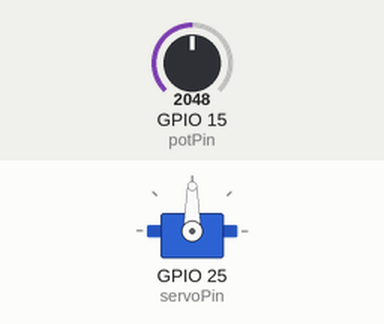
The sketch below on a simulated ESP32. Shown: servo. The test bench sets the inputs (shaded band); at power-on: GPIO 15 (potPin) = 2048.

Above: at 1.2 s.
1.3 s: GPIO 15 (potPin) set to 2866
At 2.2 s:
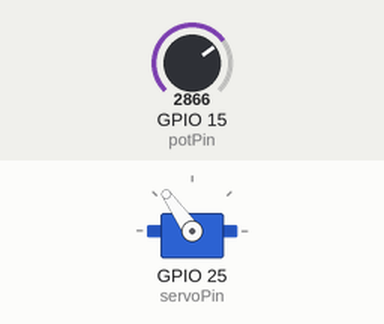
2.9 s: GPIO 15 (potPin) set to 3603
At 3.4 s:
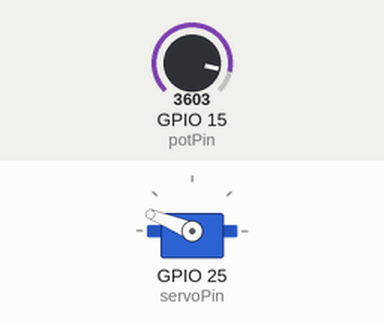
4.5 s: GPIO 15 (potPin) set to 4095
At 5.8 s:
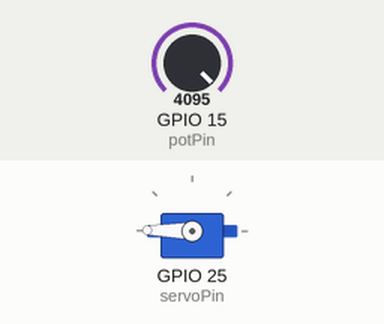
6.1 s: GPIO 15 (potPin) set to 1228
At 7.2 s:
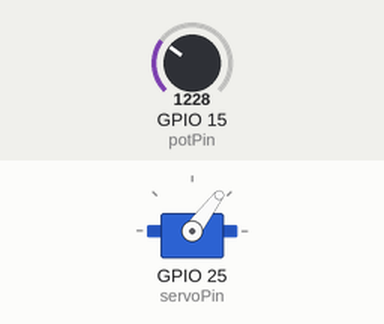
7.7 s: GPIO 15 (potPin) set to 491
At 8.4 s:
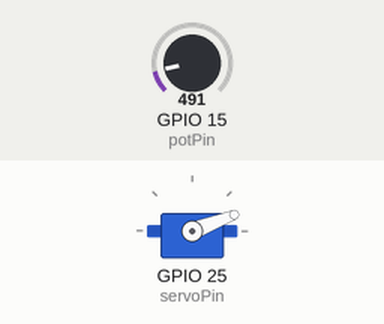
Timing chart, 0 to 10.3 s (numbered marks = the images above; inputs shaded):
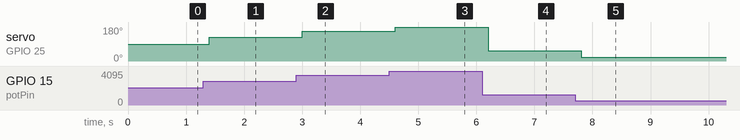

Measured:
- after the input at 1.3 s, servo on GPIO 25 (servoPin): 90° → 125° after 0.10 s
- after the input at 2.9 s, servo on GPIO 25 (servoPin): 125° → 158° after 0.10 s
- after the input at 4.5 s, servo on GPIO 25 (servoPin): 158° → 179° after 0.10 s
- after the input at 6.1 s, servo on GPIO 25 (servoPin): 179° → 53° after 0.10 s
- after the input at 7.7 s, servo on GPIO 25 (servoPin): 53° → 21° after 0.11 s

The sketch:

sketch_dec4j.ino
```cpp
#include <ESP32Servo.h>

Servo myservo;  // Cria um objeto servo para controlar um servo motor

// Pinos GPIO possíveis para PWM no ESP32: 0 (usado pelo botão onboard), 2, 4, 5 (usado pelo LED onboard), 12-19, 21-23, 25-27, 32-33
int servoPin = 25;  // Pino GPIO usado para conectar o controle do servo (saída digital)
// Pinos ADC possíveis no ESP32: 0, 2, 4, 12-15, 32-39; 34-39 são recomendados para entrada analógica
int potPin = 15;    // Pino GPIO usado para conectar o potenciômetro (entrada analógica)
int ADC_Max = 4096; // Este é o valor máximo ADC padrão no ESP32 (largura de 12 bits);
                    // Esta largura pode ser configurada (em código de baixo nível) de 9-12 bits, para um
                    // um intervalo de valores máximos de 512-4096

int val;  // Variável para armazenar o valor lido do pino analógico

void setup() {
  // Permitir alocação de todos os timers
  ESP32PWM::allocateTimer(0);
  ESP32PWM::allocateTimer(1);
  ESP32PWM::allocateTimer(2);
  ESP32PWM::allocateTimer(3);

  myservo.setPeriodHertz(50); // Servo padrão de 50Hz
  myservo.attach(servoPin, 500, 2400); // Conecta o servo no pino 18 ao objeto servo
                                       // usando min/max de 500us e 2400us para servo SG90
                                       // para MG995 servo grande, use 1000us e 2000us,
                                       // que são os padrões, então esta linha poderia ser
                                       // "myservo.attach(servoPin);"
}

void loop() {
  val = analogRead(potPin);          // Lê o valor do potenciômetro (valor entre 0 e 1023)
  val = map(val, 0, ADC_Max, 0, 180); // Escala o valor para usá-lo com o servo (valor entre 0 e 180)
  myservo.write(val);                // Define a posição do servo de acordo com o valor escalado
  delay(200);                        // Aguarda o servo chegar na posição desejada
}
```
